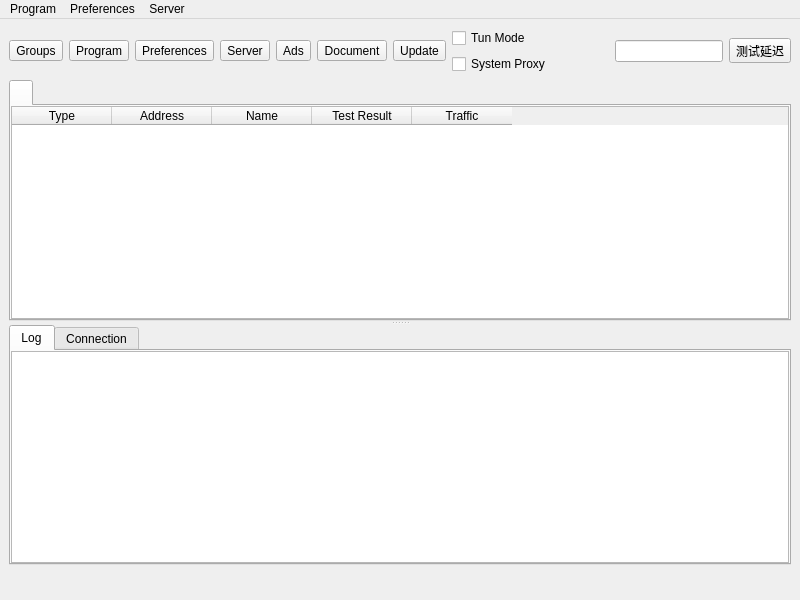
<?xml version="1.0" encoding="UTF-8"?>
<ui version="4.0">
 <class>MainWindow</class>
 <widget class="QMainWindow" name="MainWindow">
  <property name="geometry">
   <rect>
    <x>0</x>
    <y>0</y>
    <width>800</width>
    <height>600</height>
   </rect>
  </property>
  <property name="minimumSize">
   <size>
    <width>800</width>
    <height>600</height>
   </size>
  </property>
  <property name="windowTitle">
   <string notr="true">nya</string>
  </property>
  <widget class="QWidget" name="centralwidget">
   <layout class="QVBoxLayout" name="verticalLayout_3" stretch="0,0,0">
    <item>
     <layout class="QHBoxLayout" name="horizontalLayout_2">
      <item>
       <widget class="QToolButton" name="toolButton_groups">
        <property name="text">
         <string>Groups</string>
        </property>
        <property name="icon">
         <iconset theme="b-folder">
          <normaloff>.</normaloff>.</iconset>
        </property>
        <property name="iconSize">
         <size>
          <width>24</width>
          <height>24</height>
         </size>
        </property>
        <property name="toolButtonStyle">
         <enum>Qt::ToolButtonTextUnderIcon</enum>
        </property>
       </widget>
      </item>
      <item>
       <widget class="QToolButton" name="toolButton_program">
        <property name="text">
         <string>Program</string>
        </property>
        <property name="icon">
         <iconset theme="b-system-run">
          <normaloff>.</normaloff>.</iconset>
        </property>
        <property name="iconSize">
         <size>
          <width>24</width>
          <height>24</height>
         </size>
        </property>
        <property name="popupMode">
         <enum>QToolButton::InstantPopup</enum>
        </property>
        <property name="toolButtonStyle">
         <enum>Qt::ToolButtonTextUnderIcon</enum>
        </property>
       </widget>
      </item>
      <item>
       <widget class="QToolButton" name="toolButton_preferences">
        <property name="text">
         <string>Preferences</string>
        </property>
        <property name="icon">
         <iconset theme="b-preferences">
          <normaloff>.</normaloff>.</iconset>
        </property>
        <property name="iconSize">
         <size>
          <width>24</width>
          <height>24</height>
         </size>
        </property>
        <property name="popupMode">
         <enum>QToolButton::InstantPopup</enum>
        </property>
        <property name="toolButtonStyle">
         <enum>Qt::ToolButtonTextUnderIcon</enum>
        </property>
       </widget>
      </item>
      <item>
       <widget class="QToolButton" name="toolButton_server">
        <property name="text">
         <string>Server</string>
        </property>
        <property name="icon">
         <iconset theme="b-network-server">
          <normaloff>.</normaloff>.</iconset>
        </property>
        <property name="iconSize">
         <size>
          <width>24</width>
          <height>24</height>
         </size>
        </property>
        <property name="popupMode">
         <enum>QToolButton::InstantPopup</enum>
        </property>
        <property name="toolButtonStyle">
         <enum>Qt::ToolButtonTextUnderIcon</enum>
        </property>
       </widget>
      </item>
      <item>
       <widget class="QToolButton" name="toolButton_ads">
        <property name="text">
         <string>Ads</string>
        </property>
        <property name="icon">
         <iconset theme="b-internet-web-browser">
          <normaloff>.</normaloff>.</iconset>
        </property>
        <property name="iconSize">
         <size>
          <width>24</width>
          <height>24</height>
         </size>
        </property>
        <property name="popupMode">
         <enum>QToolButton::InstantPopup</enum>
        </property>
        <property name="toolButtonStyle">
         <enum>Qt::ToolButtonTextUnderIcon</enum>
        </property>
       </widget>
      </item>
      <item>
       <widget class="QToolButton" name="toolButton_document">
        <property name="text">
         <string>Document</string>
        </property>
        <property name="icon">
         <iconset theme="b-dialog-question">
          <normaloff>.</normaloff>.</iconset>
        </property>
        <property name="iconSize">
         <size>
          <width>24</width>
          <height>24</height>
         </size>
        </property>
        <property name="popupMode">
         <enum>QToolButton::InstantPopup</enum>
        </property>
        <property name="toolButtonStyle">
         <enum>Qt::ToolButtonTextUnderIcon</enum>
        </property>
       </widget>
      </item>
      <item>
       <widget class="QToolButton" name="toolButton_update">
        <property name="text">
         <string>Update</string>
        </property>
        <property name="icon">
         <iconset theme="b-system-software-update">
          <normaloff>.</normaloff>.</iconset>
        </property>
        <property name="iconSize">
         <size>
          <width>24</width>
          <height>24</height>
         </size>
        </property>
        <property name="popupMode">
         <enum>QToolButton::InstantPopup</enum>
        </property>
        <property name="toolButtonStyle">
         <enum>Qt::ToolButtonTextUnderIcon</enum>
        </property>
       </widget>
      </item>
      <item>
       <layout class="QVBoxLayout" name="verticalLayout_4">
        <item>
         <widget class="QCheckBox" name="checkBox_VPN">
          <property name="sizePolicy">
           <sizepolicy hsizetype="Minimum" vsizetype="Minimum">
            <horstretch>0</horstretch>
            <verstretch>0</verstretch>
           </sizepolicy>
          </property>
          <property name="text">
           <string>Tun Mode</string>
          </property>
         </widget>
        </item>
        <item>
         <widget class="QCheckBox" name="checkBox_SystemProxy">
          <property name="text">
           <string>System Proxy</string>
          </property>
         </widget>
        </item>
       </layout>
      </item>
      <item>
       <spacer name="horizontalSpacer">
        <property name="orientation">
         <enum>Qt::Horizontal</enum>
        </property>
        <property name="sizeHint" stdset="0">
         <size>
          <width>40</width>
          <height>20</height>
         </size>
        </property>
       </spacer>
      </item>
      <item>
       <widget class="QLineEdit" name="search">
        <property name="clearButtonEnabled">
         <bool>true</bool>
        </property>
       </widget>
      </item>
      <item>
       <widget class="QToolButton" name="toolButton_url_test">
        <property name="text">
         <string>测试延迟</string>
        </property>
        <property name="popupMode">
         <enum>QToolButton::InstantPopup</enum>
        </property>
        <property name="toolButtonStyle">
         <enum>Qt::ToolButtonTextUnderIcon</enum>
        </property>
       </widget>
      </item>
     </layout>
    </item>
    <item>
     <widget class="QSplitter" name="splitter">
      <property name="orientation">
       <enum>Qt::Vertical</enum>
      </property>
      <widget class="QTabWidget" name="tabWidget">
       <property name="currentIndex">
        <number>0</number>
       </property>
       <property name="movable">
        <bool>true</bool>
       </property>
       <widget class="QWidget" name="widget1">
        <attribute name="title">
         <string/>
        </attribute>
        <layout class="QGridLayout" name="gridLayout_2">
         <property name="leftMargin">
          <number>0</number>
         </property>
         <property name="topMargin">
          <number>0</number>
         </property>
         <property name="rightMargin">
          <number>0</number>
         </property>
         <property name="bottomMargin">
          <number>0</number>
         </property>
         <property name="spacing">
          <number>0</number>
         </property>
         <item row="0" column="0">
          <widget class="MyTableWidget" name="proxyListTable">
           <property name="contextMenuPolicy">
            <enum>Qt::CustomContextMenu</enum>
           </property>
           <property name="editTriggers">
            <set>QAbstractItemView::NoEditTriggers</set>
           </property>
           <property name="alternatingRowColors">
            <bool>true</bool>
           </property>
           <property name="selectionBehavior">
            <enum>QAbstractItemView::SelectRows</enum>
           </property>
           <property name="horizontalScrollMode">
            <enum>QAbstractItemView::ScrollPerPixel</enum>
           </property>
           <property name="wordWrap">
            <bool>false</bool>
           </property>
           <attribute name="horizontalHeaderMinimumSectionSize">
            <number>16</number>
           </attribute>
           <attribute name="horizontalHeaderHighlightSections">
            <bool>false</bool>
           </attribute>
           <attribute name="horizontalHeaderShowSortIndicator" stdset="0">
            <bool>false</bool>
           </attribute>
           <attribute name="verticalHeaderDefaultSectionSize">
            <number>30</number>
           </attribute>
           <column>
            <property name="text">
             <string>Type</string>
            </property>
           </column>
           <column>
            <property name="text">
             <string>Address</string>
            </property>
           </column>
           <column>
            <property name="text">
             <string>Name</string>
            </property>
           </column>
           <column>
            <property name="text">
             <string>Test Result</string>
            </property>
           </column>
           <column>
            <property name="text">
             <string>Traffic</string>
            </property>
           </column>
          </widget>
         </item>
        </layout>
       </widget>
      </widget>
      <widget class="QWidget" name="aaaaaaaaaaaaaaaaaa">
       <layout class="QVBoxLayout" name="aaaaaaaaaaaa" stretch="0">
        <item>
         <widget class="QTabWidget" name="down_tab">
          <property name="currentIndex">
           <number>0</number>
          </property>
          <widget class="QWidget" name="tab">
           <attribute name="title">
            <string>Log</string>
           </attribute>
           <layout class="QVBoxLayout" name="verticalLayout">
            <property name="spacing">
             <number>0</number>
            </property>
            <property name="leftMargin">
             <number>0</number>
            </property>
            <property name="topMargin">
             <number>0</number>
            </property>
            <property name="rightMargin">
             <number>0</number>
            </property>
            <property name="bottomMargin">
             <number>0</number>
            </property>
            <item>
             <widget class="QTextBrowser" name="masterLogBrowser">
              <property name="contextMenuPolicy">
               <enum>Qt::CustomContextMenu</enum>
              </property>
              <property name="openLinks">
               <bool>false</bool>
              </property>
             </widget>
            </item>
           </layout>
          </widget>
          <widget class="QWidget" name="tab_2">
           <attribute name="title">
            <string>Connection</string>
           </attribute>
           <layout class="QVBoxLayout" name="verticalLayout_2">
            <property name="spacing">
             <number>0</number>
            </property>
            <property name="leftMargin">
             <number>0</number>
            </property>
            <property name="topMargin">
             <number>0</number>
            </property>
            <property name="rightMargin">
             <number>0</number>
            </property>
            <property name="bottomMargin">
             <number>0</number>
            </property>
            <item>
             <widget class="QTableWidget" name="tableWidget_conn">
              <property name="contextMenuPolicy">
               <enum>Qt::CustomContextMenu</enum>
              </property>
              <property name="editTriggers">
               <set>QAbstractItemView::NoEditTriggers</set>
              </property>
              <property name="selectionBehavior">
               <enum>QAbstractItemView::SelectRows</enum>
              </property>
              <property name="verticalScrollMode">
               <enum>QAbstractItemView::ScrollPerPixel</enum>
              </property>
              <property name="horizontalScrollMode">
               <enum>QAbstractItemView::ScrollPerPixel</enum>
              </property>
              <attribute name="horizontalHeaderHighlightSections">
               <bool>false</bool>
              </attribute>
              <column>
               <property name="text">
                <string>Status</string>
               </property>
              </column>
              <column>
               <property name="text">
                <string>Outbound</string>
               </property>
              </column>
              <column>
               <property name="text">
                <string>Destination</string>
               </property>
              </column>
             </widget>
            </item>
           </layout>
          </widget>
         </widget>
        </item>
       </layout>
      </widget>
     </widget>
    </item>
    <item>
     <layout class="QHBoxLayout" name="horizontalLayout">
      <item>
       <widget class="QLabel" name="label_running">
        <property name="text">
         <string/>
        </property>
       </widget>
      </item>
      <item>
       <spacer name="horizontalSpacer_2">
        <property name="orientation">
         <enum>Qt::Horizontal</enum>
        </property>
        <property name="sizeType">
         <enum>QSizePolicy::Maximum</enum>
        </property>
        <property name="sizeHint" stdset="0">
         <size>
          <width>0</width>
          <height>20</height>
         </size>
        </property>
       </spacer>
      </item>
      <item>
       <widget class="QLabel" name="label_inbound">
        <property name="text">
         <string/>
        </property>
       </widget>
      </item>
      <item>
       <widget class="QLabel" name="label_speed">
        <property name="text">
         <string/>
        </property>
       </widget>
      </item>
     </layout>
    </item>
   </layout>
  </widget>
  <widget class="QMenuBar" name="menubar">
   <property name="geometry">
    <rect>
     <x>0</x>
     <y>0</y>
     <width>800</width>
     <height>32</height>
    </rect>
   </property>
   <widget class="QMenu" name="menu_program">
    <property name="title">
     <string>Program</string>
    </property>
    <widget class="QMenu" name="menu_spmode">
     <property name="title">
      <string>System Proxy</string>
     </property>
     <addaction name="menu_spmode_system_proxy"/>
     <addaction name="menu_spmode_vpn"/>
     <addaction name="menu_spmode_disabled"/>
    </widget>
    <widget class="QMenu" name="menu_program_preference">
     <property name="title">
      <string>Preferences</string>
     </property>
     <addaction name="actionfake"/>
    </widget>
    <widget class="QMenu" name="menuActive_Server">
     <property name="title">
      <string>Active Server</string>
     </property>
     <addaction name="actionfake_2"/>
    </widget>
    <widget class="QMenu" name="menuActive_Routing">
     <property name="title">
      <string>Active Routing</string>
     </property>
     <addaction name="actionfake_3"/>
    </widget>
    <addaction name="actionShow_window"/>
    <addaction name="menu_add_from_clipboard2"/>
    <addaction name="menu_scan_qr"/>
    <addaction name="separator"/>
    <addaction name="actionStart_with_system"/>
    <addaction name="actionRemember_last_proxy"/>
    <addaction name="actionAllow_LAN"/>
    <addaction name="menuActive_Server"/>
    <addaction name="menuActive_Routing"/>
    <addaction name="menu_spmode"/>
    <addaction name="menu_program_preference"/>
    <addaction name="separator"/>
    <addaction name="actionRestart_Proxy"/>
    <addaction name="actionRestart_Program"/>
    <addaction name="menu_exit"/>
   </widget>
   <widget class="QMenu" name="menu_preferences">
    <property name="title">
     <string>Preferences</string>
    </property>
    <addaction name="menu_basic_settings"/>
    <addaction name="menu_routing_settings"/>
    <addaction name="menu_vpn_settings"/>
    <addaction name="menu_hotkey_settings"/>
    <addaction name="menu_open_config_folder"/>
   </widget>
   <widget class="QMenu" name="menu_server">
    <property name="title">
     <string>Server</string>
    </property>
    <widget class="QMenu" name="menu_share_item">
     <property name="title">
      <string>Share</string>
     </property>
     <addaction name="menu_qr"/>
     <addaction name="menu_export_config"/>
     <addaction name="separator"/>
     <addaction name="menu_copy_links"/>
     <addaction name="menu_copy_links_nkr"/>
    </widget>
    <widget class="QMenu" name="menuCurrent_Group">
     <property name="title">
      <string>Current Group</string>
     </property>
     <addaction name="actionfake_5"/>
     <addaction name="menu_tcp_ping"/>
     <addaction name="menu_url_test"/>
     <addaction name="menu_full_test"/>
     <addaction name="menu_stop_testing"/>
     <addaction name="menu_clear_test_result"/>
     <addaction name="menu_resolve_domain"/>
     <addaction name="separator"/>
     <addaction name="menu_remove_unavailable"/>
     <addaction name="menu_delete_repeat"/>
     <addaction name="separator"/>
     <addaction name="menu_update_subscription"/>
    </widget>
    <widget class="QMenu" name="menuCurrent_Select">
     <property name="title">
      <string>Current Select</string>
     </property>
     <addaction name="actionfake_4"/>
    </widget>
    <addaction name="menuCurrent_Group"/>
    <addaction name="menuCurrent_Select"/>
    <addaction name="separator"/>
    <addaction name="menu_add_from_input"/>
    <addaction name="menu_add_from_clipboard"/>
    <addaction name="separator"/>
    <addaction name="menu_start"/>
    <addaction name="menu_stop"/>
    <addaction name="separator"/>
    <addaction name="menu_select_all"/>
    <addaction name="menu_move"/>
    <addaction name="menu_clone"/>
    <addaction name="menu_reset_traffic"/>
    <addaction name="menu_delete"/>
    <addaction name="separator"/>
    <addaction name="menu_qr"/>
    <addaction name="menu_export_config"/>
    <addaction name="separator"/>
    <addaction name="menu_copy_links"/>
    <addaction name="menu_copy_links_nkr"/>
    <addaction name="separator"/>
    <addaction name="menu_profile_debug_info"/>
    <addaction name="separator"/>
   </widget>
   <addaction name="menu_program"/>
   <addaction name="menu_preferences"/>
   <addaction name="menu_server"/>
  </widget>
  <action name="menu_exit">
   <property name="text">
    <string>Exit</string>
   </property>
  </action>
  <action name="actionShow_window">
   <property name="text">
    <string>Show Window</string>
   </property>
  </action>
  <action name="menu_basic_settings">
   <property name="text">
    <string>Basic Settings</string>
   </property>
  </action>
  <action name="menu_add_from_input">
   <property name="text">
    <string>New profile</string>
   </property>
  </action>
  <action name="menu_manage_groups">
   <property name="text">
    <string>Groups</string>
   </property>
  </action>
  <action name="menu_start">
   <property name="text">
    <string>Start</string>
   </property>
   <property name="shortcut">
    <string notr="true">Return</string>
   </property>
  </action>
  <action name="menu_stop">
   <property name="text">
    <string>Stop</string>
   </property>
   <property name="shortcut">
    <string notr="true">Ctrl+S</string>
   </property>
  </action>
  <action name="menu_routing_settings">
   <property name="text">
    <string>Routing Settings</string>
   </property>
  </action>
  <action name="menu_add_from_clipboard">
   <property name="text">
    <string>Add profile from clipboard</string>
   </property>
   <property name="shortcut">
    <string notr="true">Ctrl+V</string>
   </property>
  </action>
  <action name="menu_delete">
   <property name="text">
    <string>Delete</string>
   </property>
   <property name="shortcut">
    <string notr="true">Del</string>
   </property>
  </action>
  <action name="menu_add_from_clipboard2">
   <property name="text">
    <string>Add profile from clipboard</string>
   </property>
  </action>
  <action name="menu_profile_debug_info">
   <property name="text">
    <string>Debug Info</string>
   </property>
  </action>
  <action name="menu_qr">
   <property name="text">
    <string>QR Code and link</string>
   </property>
   <property name="shortcut">
    <string notr="true">Ctrl+Q</string>
   </property>
  </action>
  <action name="menu_copy_link">
   <property name="text">
    <string>Copy Link</string>
   </property>
  </action>
  <action name="menu_tcp_ping">
   <property name="text">
    <string notr="true">Tcp Ping</string>
   </property>
   <property name="shortcut">
    <string notr="true">Ctrl+Alt+T</string>
   </property>
  </action>
  <action name="menu_url_test">
   <property name="text">
    <string notr="true">测试延迟</string>
   </property>
   <property name="shortcut">
    <string notr="true">Ctrl+Alt+U</string>
   </property>
  </action>
  <action name="menu_clear_test_result">
   <property name="text">
    <string>Clear Test Result</string>
   </property>
   <property name="shortcut">
    <string notr="true">Ctrl+Alt+C</string>
   </property>
  </action>
  <action name="menu_export_config">
   <property name="text">
    <string>Export %1 config</string>
   </property>
   <property name="shortcut">
    <string notr="true">Ctrl+E</string>
   </property>
  </action>
  <action name="menu_reset_traffic">
   <property name="text">
    <string>Reset Traffic</string>
   </property>
   <property name="shortcut">
    <string notr="true">Ctrl+R</string>
   </property>
  </action>
  <action name="menu_scan_qr">
   <property name="text">
    <string>Scan QR Code</string>
   </property>
  </action>
  <action name="menu_spmode_system_proxy">
   <property name="checkable">
    <bool>true</bool>
   </property>
   <property name="text">
    <string>Enable System Proxy</string>
   </property>
  </action>
  <action name="menu_spmode_disabled">
   <property name="checkable">
    <bool>true</bool>
   </property>
   <property name="text">
    <string>Disable</string>
   </property>
  </action>
  <action name="menu_delete_repeat">
   <property name="text">
    <string>Remove Duplicates</string>
   </property>
   <property name="shortcut">
    <string notr="true">Ctrl+Alt+D</string>
   </property>
  </action>
  <action name="actionfake">
   <property name="text">
    <string>fake</string>
   </property>
   <property name="visible">
    <bool>false</bool>
   </property>
  </action>
  <action name="menu_move">
   <property name="text">
    <string>Move</string>
   </property>
   <property name="shortcut">
    <string notr="true">Ctrl+M</string>
   </property>
  </action>
  <action name="actionStart_with_system">
   <property name="checkable">
    <bool>true</bool>
   </property>
   <property name="text">
    <string>Start with system</string>
   </property>
  </action>
  <action name="actionRemember_last_proxy">
   <property name="checkable">
    <bool>true</bool>
   </property>
   <property name="text">
    <string>Remember last profile</string>
   </property>
  </action>
  <action name="actionAllow_LAN">
   <property name="checkable">
    <bool>true</bool>
   </property>
   <property name="text">
    <string>Allow other devices to connect</string>
   </property>
  </action>
  <action name="menu_remove_unavailable">
   <property name="text">
    <string>Remove Unavailable</string>
   </property>
   <property name="shortcut">
    <string notr="true">Ctrl+Alt+R</string>
   </property>
  </action>
  <action name="menu_full_test">
   <property name="text">
    <string>Full Test</string>
   </property>
   <property name="shortcut">
    <string notr="true">Ctrl+Alt+F</string>
   </property>
  </action>
  <action name="menu_hotkey_settings">
   <property name="text">
    <string>Hotkey Settings</string>
   </property>
  </action>
  <action name="menu_select_all">
   <property name="text">
    <string>Select All</string>
   </property>
   <property name="shortcut">
    <string notr="true">Ctrl+A</string>
   </property>
  </action>
  <action name="menu_copy_links_nkr">
   <property name="text">
    <string>Copy links of selected (Neko Links)</string>
   </property>
   <property name="shortcut">
    <string notr="true">Ctrl+N</string>
   </property>
  </action>
  <action name="actionfake_2">
   <property name="text">
    <string>fake</string>
   </property>
   <property name="visible">
    <bool>false</bool>
   </property>
  </action>
  <action name="actionfake_3">
   <property name="text">
    <string>fake</string>
   </property>
   <property name="visible">
    <bool>false</bool>
   </property>
  </action>
  <action name="menu_copy_links">
   <property name="text">
    <string>Copy links of selected</string>
   </property>
   <property name="shortcut">
    <string notr="true">Ctrl+C</string>
   </property>
  </action>
  <action name="menu_spmode_vpn">
   <property name="checkable">
    <bool>true</bool>
   </property>
   <property name="text">
    <string>Enable Tun</string>
   </property>
  </action>
  <action name="menu_clone">
   <property name="text">
    <string>Clone</string>
   </property>
   <property name="shortcut">
    <string notr="true">Ctrl+D</string>
   </property>
  </action>
  <action name="menu_update_subscription">
   <property name="text">
    <string>Update subscription</string>
   </property>
   <property name="shortcut">
    <string notr="true">Ctrl+U</string>
   </property>
  </action>
  <action name="menu_resolve_domain">
   <property name="text">
    <string>Resolve domain</string>
   </property>
   <property name="shortcut">
    <string notr="true">Ctrl+Alt+I</string>
   </property>
  </action>
  <action name="menu_vpn_settings">
   <property name="text">
    <string>Tun Settings</string>
   </property>
  </action>
  <action name="actionRestart_Program">
   <property name="text">
    <string>Restart Program</string>
   </property>
  </action>
  <action name="menu_open_config_folder">
   <property name="text">
    <string>Open Config Folder</string>
   </property>
  </action>
  <action name="actionfake_4">
   <property name="text">
    <string notr="true">fake</string>
   </property>
   <property name="visible">
    <bool>false</bool>
   </property>
  </action>
  <action name="actionfake_5">
   <property name="text">
    <string notr="true">fake</string>
   </property>
   <property name="visible">
    <bool>false</bool>
   </property>
  </action>
  <action name="actionRestart_Proxy">
   <property name="text">
    <string>Restart Proxy</string>
   </property>
  </action>
  <action name="menu_stop_testing">
   <property name="text">
    <string>Stop Testing</string>
   </property>
   <property name="shortcut">
    <string notr="true">Ctrl+Alt+S</string>
   </property>
  </action>
 </widget>
 <customwidgets>
  <customwidget>
   <class>MyTableWidget</class>
   <extends>QTableWidget</extends>
   <header>ui/widget/MyTableWidget.h</header>
  </customwidget>
 </customwidgets>
 <resources/>
 <connections/>
</ui>
